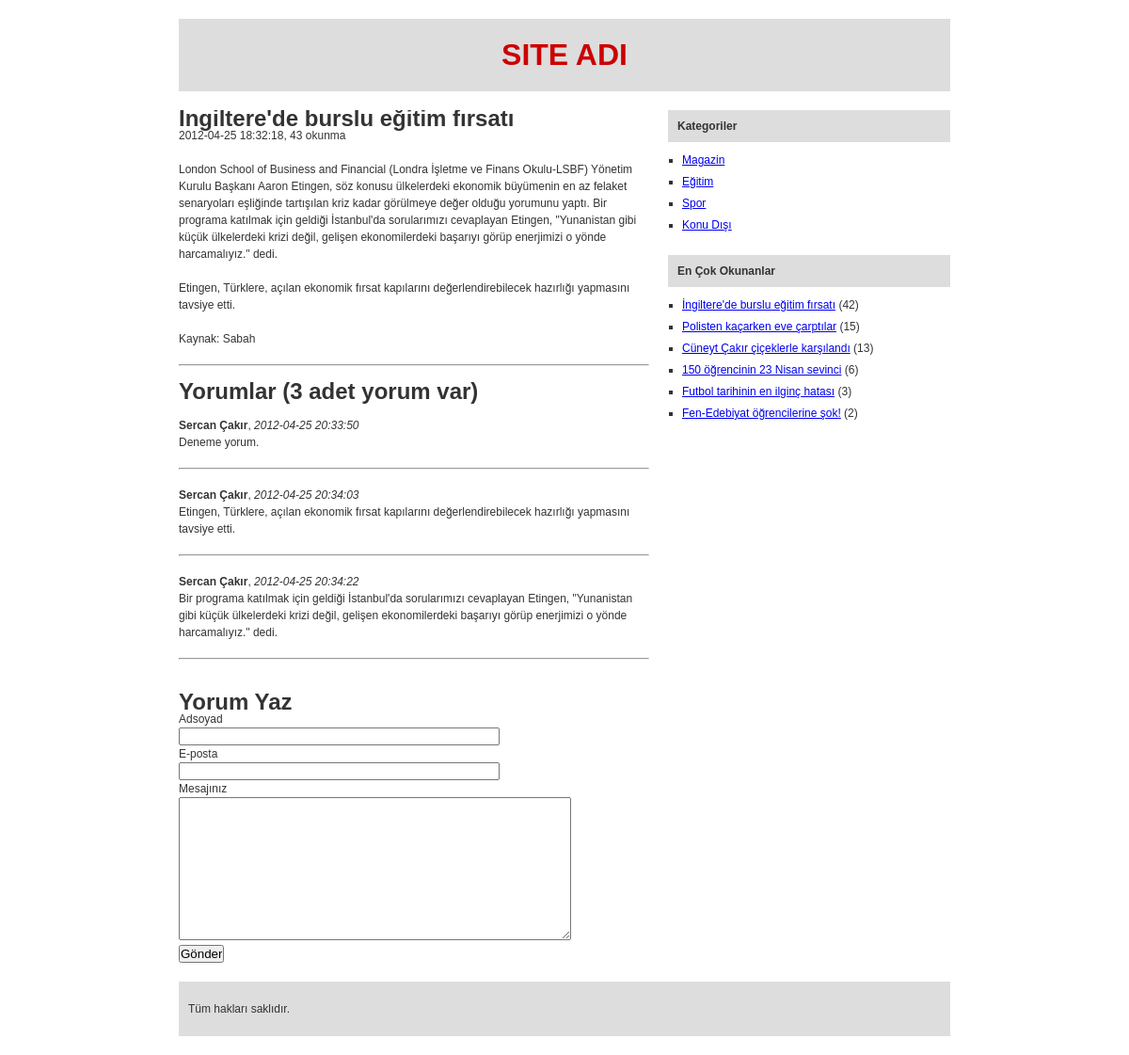
/oku.php?id=2, run on the app's committed database.
### tables this page shows
CREATE TABLE `yazi` (
  `id` int(10) unsigned NOT NULL auto_increment,
  `kat_id` int(10) unsigned NOT NULL,
  `baslik` varchar(50) NOT NULL,
  `detay` text NOT NULL,
  `okunma` int(10) unsigned NOT NULL default '1',
  `kayit_tarihi` timestamp NOT NULL default CURRENT_TIMESTAMP,
  PRIMARY KEY  (`id`)
);

CREATE TABLE `yorum` (
  `id` int(10) unsigned NOT NULL auto_increment,
  `yazi_id` int(10) unsigned NOT NULL,
  `adsoyad` varchar(50) NOT NULL,
  `email` varchar(100) NOT NULL,
  `mesaj` text NOT NULL,
  `kayit_tarihi` timestamp NOT NULL default CURRENT_TIMESTAMP,
  PRIMARY KEY  (`id`)
);

CREATE TABLE `kategori` (
  `id` int(10) unsigned NOT NULL auto_increment,
  `baslik` varchar(50) NOT NULL,
  PRIMARY KEY  (`id`)
);

### oku.php (the view, shortened to what this page needs)
<?php
	$no = intval($_GET['id']);
	$sorgu = mysql_query("SELECT * FROM yazi WHERE id = ".$no."");
	$yazi = mysql_fetch_object($sorgu);
?>
<!doctype html>
<html>
<head>
	<link href="public/css/stil.css" rel="stylesheet">
</head>
<body>
	<div id="kapsayici">
		<?php
			include 'php/ust.php';
		?>
		<div id="ana">
			<div id="icerik">
				<h1><?php echo $yazi->baslik;?></h1>
				<p><?php echo $yazi->kayit_tarihi; ?>, <?php echo $yazi->okunma + 1; ?> okunma</p>
				<br>
				<p><?php echo nl2br($yazi->detay); ?></p>
				<br>
				<hr>
				<br>
				<div id="yorum_goster">
					<?php
						$yorumlar = mysql_query("SELECT * FROM yorum WHERE yazi_id = ". $yazi->id ."");
					?>
					<h1>Yorumlar (<?php echo mysql_num_rows($yorumlar); ?> adet yorum var)</h1>
					<?php
						if ( mysql_num_rows($yorumlar) < 1 ) {
							echo "Hiç yorum bulunamadı.";
						} else {
							echo "<br>";
							while( $yorum = mysql_fetch_object($yorumlar) ) {
								echo "<strong>". $yorum->adsoyad ."</strong>, <cite>". $yorum->kayit_tarihi ."</cite>";
								echo "<p>". strip_tags($yorum->mesaj) ."</p>";
								echo "<br><hr><br>";
							}
						}
					?>
				</div>
				<br>
				<div id="yorum_yaz">
					<h1>Yorum Yaz</h1>
					<form action="#yorum_yaz" method="post">
						<label>Adsoyad</label><br>
						<input type="text" name="adsoyad" maxlength="50" size="40" value="<?php echo $ad; ?>">
						<br>
						<label>E-posta</label><br>
						<input type="text" name="eposta" maxlength="100" size="40" value="<?php echo $mail; ?>">
						<br>
						<label>Mesajınız</label><br>
						<textarea name="mesaj" cols="50" rows="10"><?php echo $msg;?></textarea>
						<br>
						<input type="submit"  name="buton" value="Gönder">
					</form>
				</div>
			</div>
			<?php
				include 'php/sag.php';
			?>
		</div>
		<?php
			include 'php/alt.php'
		?>
	</div>
</body>
</html>

### php/sag.php (shortened to what this page needs)
<div id="sag">
	<h1>Kategoriler</h1>
	<?php
		$sonuc = mysql_query("SELECT * FROM kategori");
			if( $sonuc ) {
				echo "<ul>";
				while( $satir = mysql_fetch_object($sonuc)) {
					echo '<li><a href="kategori.php?id='.$satir->id.'">'. $satir->baslik . '</a></li>';
				}
				echo "</ul>";
			} else {
				echo "Sonuç bulunamadı.";
			}
	?>
	<br>
	<h1>En Çok Okunanlar</h1>
	<?php
		$okunanlar = mysql_query("SELECT id, baslik, okunma FROM yazi ORDER BY okunma DESC");
			if( $okunanlar) {
				echo "<ul>";
				while( $yazilar = mysql_fetch_object($okunanlar) ){
					echo '<li><a href="oku.php?id='. $yazilar->id .'">' . $yazilar->baslik . '</a> ('.$yazilar->okunma.') </li>';
				}
				echo "</ul>";
			} else {
				echo "Sonuç bulunamadı.";
			}
	?>
</div>

### public/css/stil.css (style rules this page uses)
* { margin:0; padding: 0; }
body { font:12px/18px arial; color:#333; }
#kapsayici { width:820px; margin: 0 auto; }
#ana { overflow: hidden; }
#icerik { float:left;width:500px; }
#sag { float:right; width:300px; }
#sag h1 { background-color:#DDD; font:bold 12px/normal arial; padding: 10px; }
#sag ul { list-style: square outside; padding-left:10px; margin: 10px 0 0; }
#sag ul li { margin: 5px; }

### data on the page
yazi: baslik "İngiltere'de burslu eğitim fırsatı", kayit_tarihi "2012-04-25 18:32:18", $yazi->okunma + 1 "43", detay "London School of Business and Financial (Londra İşletme ve Finans Okulu-LSBF) Yönetim Kurulu Başkanı Aaron Etingen, söz konusu ülkelerdeki ekonomik büyümenin en az felaket senaryoları eşliğinde tartışılan kriz kadar görülmeye değer olduğu yorumunu yaptı. Bir programa katılmak için geldiği İstanbul'da sorularımızı cevaplayan Etingen, \"Yunanistan gibi küçük ülkelerdeki krizi değil, gelişen ekonomilerdeki başarıyı görüp enerjimizi o yönde harcamalıyız.\" dedi. Etingen, Türklere, açılan ekonomik fırsat kapılarını değerlendirebilecek hazırlığı yapmasını tavsiye etti. Kaynak: Sabah", okunma "42"
yorum: adsoyad "Sercan Çakır", kayit_tarihi "2012-04-25 20:33:50", mesaj "Deneme yorum."
yorum: adsoyad "Sercan Çakır", kayit_tarihi "2012-04-25 20:34:03", mesaj "Etingen, Türklere, açılan ekonomik fırsat kapılarını değerlendirebilecek hazırlığı yapmasını tavsiye etti."
yorum: adsoyad "Sercan Çakır", kayit_tarihi "2012-04-25 20:34:22", mesaj "Bir programa katılmak için geldiği İstanbul'da sorularımızı cevaplayan Etingen, \"Yunanistan gibi küçük ülkelerdeki krizi değil, gelişen ekonomilerdeki başarıyı görüp enerjimizi o yönde harcamalıyız.\" dedi."
kategori: baslik "Magazin"
kategori: baslik "Eğitim"
kategori: baslik "Spor"
kategori: baslik "Konu Dışı"
yazi: baslik "Polisten kaçarken eve çarptılar", okunma "15"
yazi: baslik "Cüneyt Çakır çiçeklerle karşılandı", okunma "13"
yazi: baslik "150 öğrencinin 23 Nisan sevinci", okunma "6"
yazi: baslik "Futbol tarihinin en ilginç hatası", okunma "3"
yazi: baslik "Fen-Edebiyat öğrencilerine şok!", okunma "2"

### other printed values
mysql_num_rows($yorumlar) "3"
